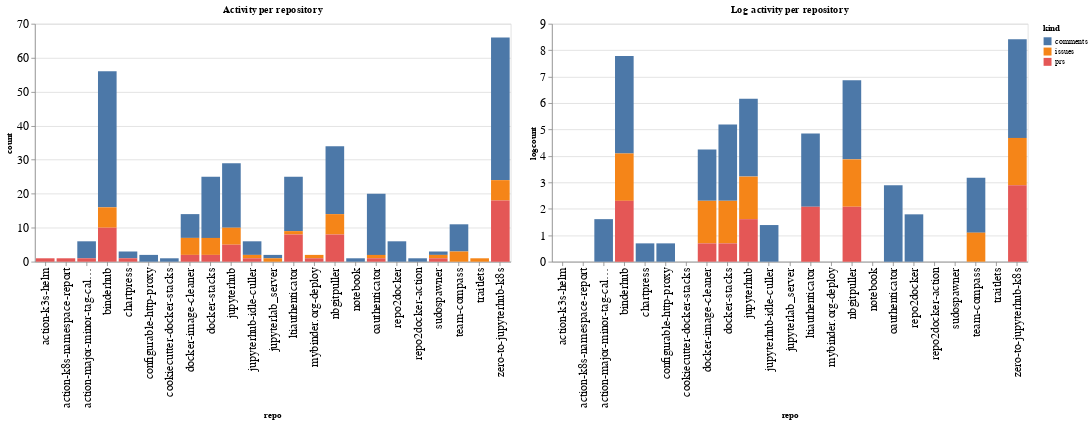

Notebook code for this chart:
### Code cell
ch1 = alt.Chart(repo_summaries, width=600, title="Activity per repository").mark_bar().encode(
    x='repo',
    y='count',
    color='kind',
    tooltip="kind"
)

ch2 = alt.Chart(repo_summaries, width=600, title="Log activity per repository").mark_bar().encode(
    x='repo',
    y='logcount',
    color='kind',
    tooltip="kind"
)

ch1 | ch2

### Figure 1 — Vega-Lite specification as saved in the notebook (floating-point values rounded to 4 significant figures)
{"config": {"axisLeft": {"labelFontSize": 15}, "axisBottom": {"labelFontSize": 15}}, "hconcat": [{"mark": "bar", "encoding": {"color": {"type": "nominal", "field": "kind"}, "tooltip": {"type": "nominal", "field": "kind"}, "x": {"type": "nominal", "field": "repo"}, "y": {"type": "quantitative", "field": "count"}}, "title": "Activity per repository", "width": 600}, {"mark": "bar", "encoding": {"color": {"type": "nominal", "field": "kind"}, "tooltip": {"type": "nominal", "field": "kind"}, "x": {"type": "nominal", "field": "repo"}, "y": {"type": "quantitative", "field": "logcount"}}, "title": "Log activity per repository", "width": 600}], "data": {"name": "data-e003db3407747618b381ef6d68244298"}, "$schema": "https://vega.github.io/schema/vega-lite/v4.8.1.json", "datasets": {"data-e003db3407747618b381ef6d68244298": [{"repo": "action-k3s-helm", "kind": "prs", "count": 1, "logcount": 0.0}, {"repo": "action-k8s-namespace-report", "kind": "prs", "count": 1, "logcount": 0.0}, {"repo": "action-major-minor-tag-calculator", "kind": "comments", "count": 5, "logcount": 1.609}, {"repo": "action-major-minor-tag-calculator", "kind": "prs", "count": 1, "logcount": 0.0}, {"repo": "binderhub", "kind": "comments", "count": 40, "logcount": 3.689}, {"repo": "binderhub", "kind": "issues", "count": 6, "logcount": 1.792}, {"repo": "binderhub", "kind": "prs", "count": 10, "logcount": 2.303}, {"repo": "chartpress", "kind": "comments", "count": 2, "logcount": 0.6931}, {"repo": "chartpress", "kind": "prs", "count": 1, "logcount": 0.0}, {"repo": "configurable-http-proxy", "kind": "comments", "count": 2, "logcount": 0.6931}, {"repo": "cookiecutter-docker-stacks", "kind": "comments", "count": 1, "logcount": 0.0}, {"repo": "docker-image-cleaner", "kind": "comments", "count": 7, "logcount": 1.946}, {"repo": "docker-image-cleaner", "kind": "issues", "count": 5, "logcount": 1.609}, {"repo": "docker-image-cleaner", "kind": "prs", "count": 2, "logcount": 0.6931}, {"repo": "docker-stacks", "kind": "comments", "count": 18, "logcount": 2.89}, {"repo": "docker-stacks", "kind": "issues", "count": 5, "logcount": 1.609}, {"repo": "docker-stacks", "kind": "prs", "count": 2, "logcount": 0.6931}, {"repo": "jupyterhub", "kind": "comments", "count": 19, "logcount": 2.944}, {"repo": "jupyterhub", "kind": "issues", "count": 5, "logcount": 1.609}, {"repo": "jupyterhub", "kind": "prs", "count": 5, "logcount": 1.609}, {"repo": "jupyterhub-idle-culler", "kind": "comments", "count": 4, "logcount": 1.386}, {"repo": "jupyterhub-idle-culler", "kind": "issues", "count": 1, "logcount": 0.0}, {"repo": "jupyterhub-idle-culler", "kind": "prs", "count": 1, "logcount": 0.0}, {"repo": "jupyterlab_server", "kind": "comments", "count": 1, "logcount": 0.0}, {"repo": "jupyterlab_server", "kind": "issues", "count": 1, "logcount": 0.0}, {"repo": "ltiauthenticator", "kind": "comments", "count": 16, "logcount": 2.773}, {"repo": "ltiauthenticator", "kind": "issues", "count": 1, "logcount": 0.0}, {"repo": "ltiauthenticator", "kind": "prs", "count": 8, "logcount": 2.079}, {"repo": "mybinder.org-deploy", "kind": "issues", "count": 1, "logcount": 0.0}, {"repo": "mybinder.org-deploy", "kind": "prs", "count": 1, "logcount": 0.0}, {"repo": "nbgitpuller", "kind": "comments", "count": 20, "logcount": 2.996}, {"repo": "nbgitpuller", "kind": "issues", "count": 6, "logcount": 1.792}, {"repo": "nbgitpuller", "kind": "prs", "count": 8, "logcount": 2.079}, {"repo": "notebook", "kind": "comments", "count": 1, "logcount": 0.0}, {"repo": "oauthenticator", "kind": "comments", "count": 18, "logcount": 2.89}, {"repo": "oauthenticator", "kind": "issues", "count": 1, "logcount": 0.0}, {"repo": "oauthenticator", "kind": "prs", "count": 1, "logcount": 0.0}, {"repo": "repo2docker", "kind": "comments", "count": 6, "logcount": 1.792}, {"repo": "repo2docker-action", "kind": "comments", "count": 1, "logcount": 0.0}, {"repo": "sudospawner", "kind": "comments", "count": 1, "logcount": 0.0}, {"repo": "sudospawner", "kind": "issues", "count": 1, "logcount": 0.0}, {"repo": "sudospawner", "kind": "prs", "count": 1, "logcount": 0.0}, {"repo": "team-compass", "kind": "comments", "count": 8, "logcount": 2.079}, {"repo": "team-compass", "kind": "issues", "count": 3, "logcount": 1.099}, {"repo": "traitlets", "kind": "issues", "count": 1, "logcount": 0.0}, {"repo": "zero-to-jupyterhub-k8s", "kind": "comments", "count": 42, "logcount": 3.738}, {"repo": "zero-to-jupyterhub-k8s", "kind": "issues", "count": 6, "logcount": 1.792}, {"repo": "zero-to-jupyterhub-k8s", "kind": "prs", "count": 18, "logcount": 2.89}]}}
